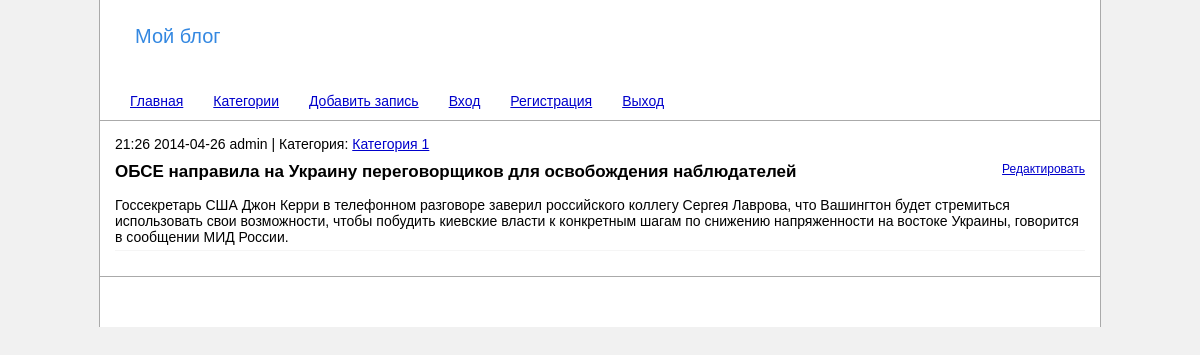
Screenshot of /post/ekaterinburgskiy_teatr_opery_i_baleta_poluchil_chetyre_zolotyh_maski with the database file from the repository.
### tables this page shows
CREATE TABLE IF NOT EXISTS `posts` (
  `id` int(11) NOT NULL AUTO_INCREMENT,
  `name` varchar(255) NOT NULL,
  `content` text NOT NULL,
  `category_id` int(11) NOT NULL,
  `cleanurl` varchar(255) NOT NULL,
  `author_login` varchar(255) NOT NULL,
  `time` datetime NOT NULL,
  PRIMARY KEY (`id`)
);

CREATE TABLE IF NOT EXISTS `categories` (
  `id` int(11) NOT NULL AUTO_INCREMENT,
  `name` varchar(255) NOT NULL,
  `cleanurl` varchar(255) NOT NULL,
  PRIMARY KEY (`id`)
);

### web/application/core/view.php (called while the page is built)
<?php
class View
{
    function generate($content_view, $template_view, $data = null)
    {
		include 'application/views/'.$template_view;
    }
}

### web/application/controllers/controller_post.php (called while the page is built, shortened)
<?php
class Controller_Post extends Controller
{
	function __construct()
    {
        $this->model = new Model_Post();
        $this->view = new View();
    }
	function action_default()
    {
        $data = $this->model->get_data();
        $this->view->generate('post_view.php', 'template_view.php', $data);
    }
}

### web/application/bootstrap.php (called while the page is built, shortened)
<?php
require_once 'core/model.php';
require_once 'core/view.php';
require_once 'core/sql.php';
Route::start();

### web/index.php (called while the page is built, shortened)
<?php
require_once 'application/bootstrap.php';

### web/application/core/sql.php (called while the page is built, shortened)
<?php
class Base {
    private $base;
    function __construct()
    {
		$file = parse_ini_file("/application/conf.ini");
		$this->host = $file['host'];
		$this->baseName = $file['baseName'];
		$this->user = $file['user'];
		$this -> base = new PDO("mysql:host=".$this->host.";dbname=".$this->baseName, $this->user);
		$this -> base -> query("set names utf8");
    }
	function getOnePostUrl($cleanurl)
	{
		$sql = 'SELECT id, name, content, category_id, time, author_login FROM posts WHERE cleanurl=:cleanurl';
		$sql = $this -> base -> prepare($sql);
		$sql -> bindParam (':cleanurl',$cleanurl,PDO::PARAM_INT);
		$sql -> execute();
		$post = $sql -> fetch();
		return $post;
	}
	function getCategoryId ($id)
	{
		$sql = 'SELECT name, cleanurl FROM categories WHERE id=:id';
		$sql = $this -> base -> prepare($sql);
		$sql -> bindParam (':id',$id,PDO::PARAM_INT);
		$sql -> execute();
		$cat = $sql -> fetch();
		return $cat;
	}
}

### web/application/models/model_post.php (called while the page is built, shortened)
<?php
class Model_Post extends Model
{
    public function get_data()
    {
		$url = $_SERVER['REQUEST_URI'];
		$routes = explode('/', $url);
		$cleanurl = $routes[2];
		$post = $this -> base -> getOnePostUrl($cleanurl);
		$post['category'] = $this -> base -> getCategoryId($post['category_id']);
		$post['time'] = getPostTime($post['time'])." ".getPostDate($post['time']);
		$data['title'] = $post['name'];
		$data['post'] = $post;
		return $data;
	}
}

### web/application/core/model.php (called while the page is built, shortened)
<?php
class Model
{
	function __construct()
	{
		$this -> base = new Base;
	}
}

### web/application/views/post_view.php (the view)
<div class="post">
	<?=$data['post']['time']?> <?=$data['post']['author_login']?>
	|
	Категория: <a href="/category/<?=$data['post']['category']['cleanurl']?>"><?=$data['post']['category']['name']?></a>
	<div class="postName">
		<div class="editLink"><a href="/edit/<?=$data['post']['id']?>">Редактировать</a></div>
		<?=$data['post']['name']?>
	</div>
	<div class="postContent"><?=$data['post']['content']?></div>
</div>

### web/css/style.css (style rules this page uses)
body { background:#f1f1f1; font-family: Verdana, sans-serif; font-size:14px; margin:0; }
a { color: #0000CC; }
.post { margin:0 0 15px 0; padding:5px 0px; border-bottom:1px solid #f5f5f5; }
.postName { font-size:17px; font-weight:bold; margin:10px 0 15px 0; }
.editLink { font-size:12px; float:right; font-weight:normal; }

### rows the page displays
posts: author_login "admin", name "ОБСЕ направила на Украину переговорщиков для освобождения наблюдателей", content "Госсекретарь США Джон Керри в телефонном разговоре заверил российского коллегу Сергея Лаврова, что Вашингтон будет стремиться использовать свои возможности, чтобы побудить киевские власти к конкретным шагам по снижению напряженности на востоке Украины, говорится в сообщении МИД России."
categories: name "Категория 1"

### other values shown
$data['post']['time'] "21:26 2014-04-26"
